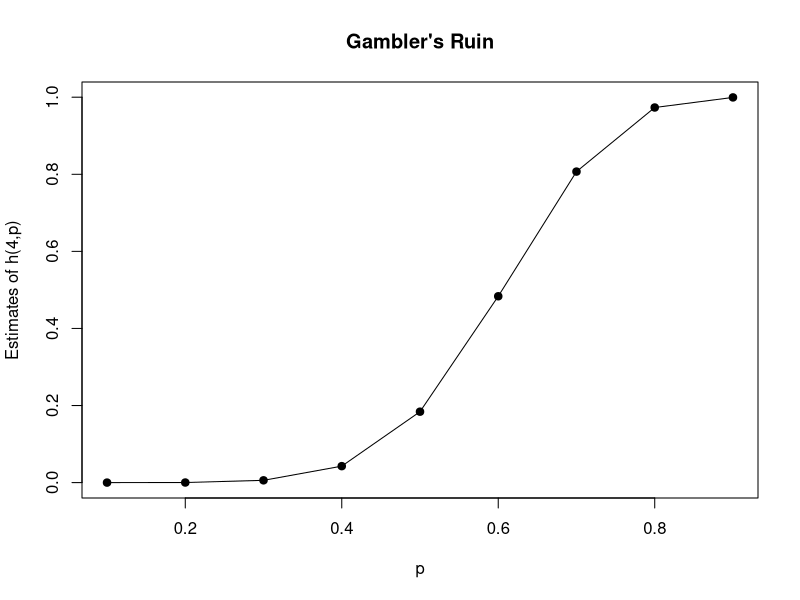

The R source for this figure:
"
Seth Temple
10/17/19
"

# define gambler's ruin function
gruin <- function(N,p,i,r){
  
          # assign parameters
          q <- 1 - p
          R <- rep(NA,r+1)
          R[1] <- i
          u <- runif(r)
  
          # play gambler's ruin
          for(j in 2:(r+1)){
            if(R[j - 1] == 0){
              R[j] <- R[j - 1]
            } else if(R[j - 1] == N){
              R[j] <- R[j - 1]
            } else if(u[j - 1] <= q){
              i <- i - 1
              R[j] <- i
            } else{
              i <- i + 1
              R[j] <- i
            }
          }
          return(R)
}

# assign parameters
K <- 1
N <- 10
p <- .29
i <- 3
r <- 20

# simulate games of gambler's ruin
set.seed(100395)
m <- matrix(nrow = K, ncol = r + 1)
for(k in 1:K){
  m[k,] <- gruin(N,p,i,r)
}
print(c(m))

ct_col <- function(mat,index, id){
            ct <- 0
            for(item in mat[,index]){
              if(item == id) ct <- ct + 1
            }
            return(ct)
}

# assign parameters
p <- seq(.1,.9,.1)
i <- 4
K <- 10000
m <- matrix(nrow = K, ncol = r + 1)

# simulate games of gambler's ruin
# and count the winning games
set.seed(100492)
cts <- rep(NA,length(p))
for(n in 1:length(p)){
  m <- matrix(nrow = K, ncol = r + 1)
  for(k in 1:K){
    m[k,] <- gruin(N,p[n],i,r)
  }
  cts[n] <- ct_col(m,r+1,N)
}

# plot the results
est_prob <- cts / K
plot(p,est_prob,main="Gambler's Ruin",
     ylab="Estimates of h(4,p)",xlab="p",
     pch=19)
lines(p,est_prob)
